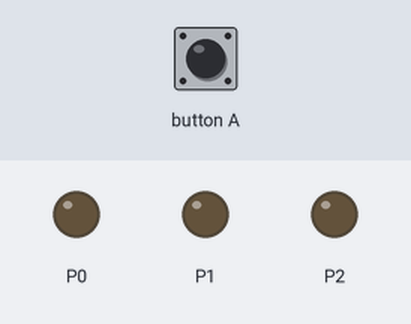
This program was run on a simulated BBC micro:bit running MicroPython. Parts: output pins drawn as LEDs (lit = HIGH). Dashed ring = blinking. The test bench sets the inputs (shaded band).

Above: at 1.2 s.
1.3 s: button A pressed for 0.15 s
At 1.7 s:
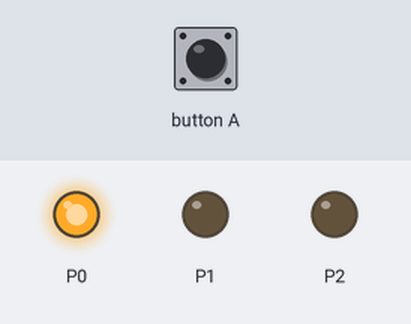
At 2.7 s:
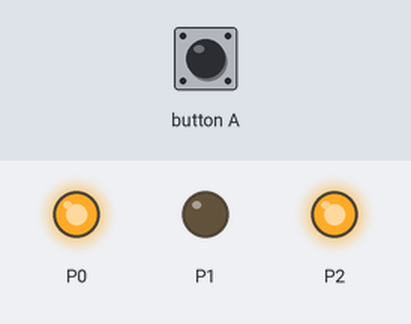
4.3 s: button A pressed for 3.2 s
At 5.2 s:
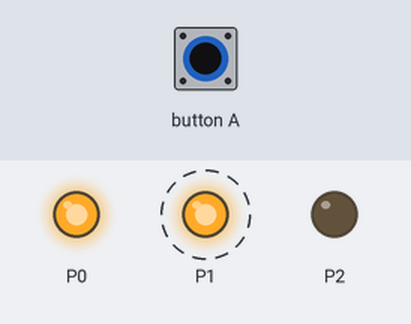
Timing chart, 0 to 10.3 s (numbered marks = the images above; inputs shaded):
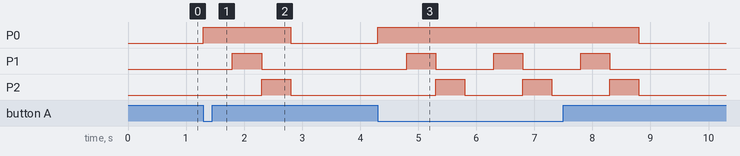

The program:

RGB_Led.py
```python
from microbit import *


while True:
    if button_a.is_pressed():
        pin0.write_digital(1)
        pin1.write_digital(0)
        pin2.write_digital(0)

        sleep(500)
        pin1.write_digital(0)
        pin1.write_digital(1)
        pin2.write_digital(0)
        sleep(500)

        pin1.write_digital(0)
        pin1.write_digital(0)
        pin2.write_digital(1)
        sleep(500)
    else:
        pin0.write_digital(0)
        pin1.write_digital(0)
        pin2.write_digital(0)


   
```

Measured:
- after the input at 1.3 s, P0: LOW → HIGH at once, → LOW 1.5 s later; P1: LOW → HIGH after 0.50 s, → LOW 0.50 s later; P2: LOW → HIGH after 1.0 s, → LOW 0.50 s later
- after the input at 4.3 s, P0: LOW → HIGH at once, → LOW 4.5 s later; P1: alternates HIGH for 0.50 s and LOW for 1.0 s, 6 changes in all, then stays LOW, starting after 0.50 s; P2: alternates HIGH for 0.50 s and LOW for 1.0 s, 6 changes in all, then stays LOW, starting after 1.0 s
